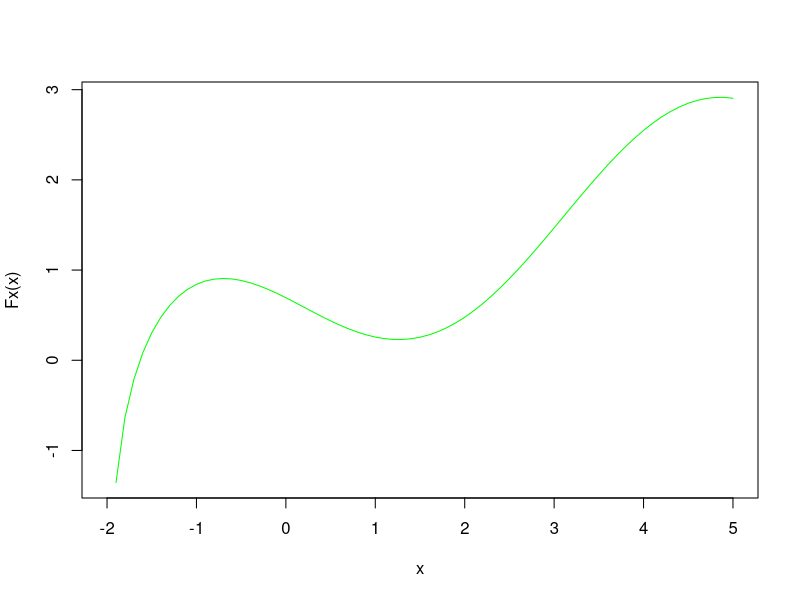

Write the R code that produced this figure.
#Punto 2 parcial

rm(list=ls())

Fx = function(x) log(x+2)-sin(x)

ecuacion = function(x1, x2, error){
  x = seq(-2, 5, 0.1)
  plot(x, Fx(x), type = "l", col="green")
  x = x1-((Fx(x1))*(x1-x2)) / (Fx(x1) - Fx(x2))
  err = 1
  contador = 0
  while (err > error){
    contador = contador + 1
    x1 = x2
    x2 = x
    x = x1-((Fx(x1))*(x1-x2)) / (Fx(x1) - Fx(x2))
    err = abs((x-x2)/x)*100
    cat("Valor X: ", x, "\t\tValor del Error: ", err, "\t\tIteracion: ", contador, "\n")
  }
}

ecuacion(0,5, 10e-8)
